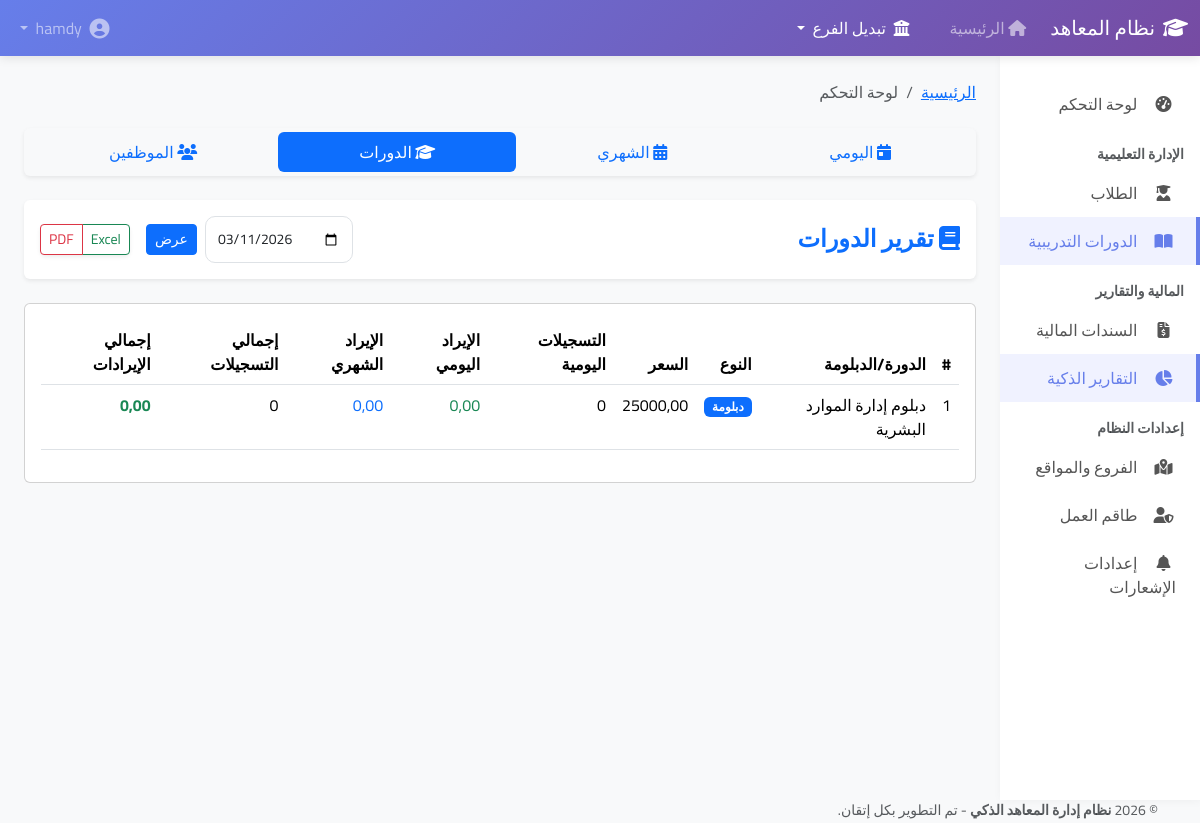
Screenshot of /reports/courses/ (signed in) with the database file from the repository.
### courses/models.py (models this page shows, shortened)
class Course(models.Model):
    COURSE_TYPE_CHOICES = [
        ('diploma', 'دبلومة'),
        ('course', 'دورة'),
    ]
    name = models.CharField(max_length=200, verbose_name='اسم الدورة/الدبلومة')
    code = models.CharField(max_length=20, unique=True, verbose_name='كود الدورة')
    course_type = models.CharField(max_length=10, choices=COURSE_TYPE_CHOICES, verbose_name='النوع')
    description = models.TextField(blank=True, verbose_name='الوصف')
    price = models.DecimalField(max_digits=10, decimal_places=2, verbose_name='السعر')
    duration_days = models.PositiveIntegerField(default=30, verbose_name='المدة (بالأيام)')
    branches = models.ManyToManyField(Branch, related_name='courses', verbose_name='الفروع المتاحة')
    is_active = models.BooleanField(default=True, verbose_name='نشطة')
    created_at = models.DateTimeField(auto_now_add=True, verbose_name='تاريخ الإنشاء')
    class Meta:
        verbose_name = 'دورة/دبلومة'
        verbose_name_plural = 'الدورات والدبلومات'
        ordering = ['-created_at']

### reports/views.py (the view, shortened to what this page needs)
# urls.py: path('courses/', views.courses_report, name='courses_report'),
@login_required
@permission_required('courses.view_course', raise_exception=True)
def courses_report(request):
    today = date.today()
    date_str = request.GET.get('date')
    selected_date = datetime.strptime(date_str, '%Y-%m-%d').date() if date_str else today
    month_start = selected_date.replace(day=1)
    next_month = selected_date.replace(day=28) + timedelta(days=4)
    month_end = next_month - timedelta(days=next_month.day)
    visible_branches = get_visible_branches(request.user)
    courses = Course.objects.filter(branches__in=visible_branches, is_active=True).distinct()
    courses_data = []
    for course in courses:
        total_data = Income.objects.filter(course=course, branch__in=visible_branches).aggregate(
            total_income=Sum('amount'),
            student_count=Count('student', distinct=True)
        )
        daily_data = Income.objects.filter(course=course, branch__in=visible_branches, date=selected_date).aggregate(
            income=Sum('amount'),
            count=Count('id', filter=Q(income_type='registration'))
        )
        monthly_data = Income.objects.filter(course=course, branch__in=visible_branches,
                                             date__range=[month_start, month_end]).aggregate(
            income=Sum('amount')
        )
        courses_data.append({
            'course': course,
            'daily_registrations': daily_data['count'] or 0,
            'daily_income': daily_data['income'] or 0,
            'monthly_income': monthly_data['income'] or 0,
            'total_registrations': total_data['student_count'] or 0,
            'total_income': total_data['total_income'] or 0,
        })
    export_type = request.GET.get('export')
    return render(request, 'reports/courses_report.html', {
        'courses_data': courses_data,
        'date': selected_date
    })

### branches/context_processors.py (called while the page is built)
def branch_context(request):
    if request.user.is_authenticated:
        user = request.user
        if user.is_superuser or user.user_type == 'admin':
            branches = Branch.objects.filter(is_active=True)
        elif user.user_type == 'regional_manager':
            branches = user.managed_branches.all()
        else:
            branches = Branch.objects.filter(id=user.branch_id) if user.branch else []
        return {
            'branches': branches,
            'is_global_view': branches.count() > 1 if hasattr(branches, 'count') else False
        }
    return {}

### reports/views.py (called while the page is built)
def get_visible_branches(user):
    if user.is_superuser or user.user_type == 'admin':
        return Branch.objects.filter(is_active=True)
    elif user.user_type == 'regional_manager':
        return user.managed_branches.all()
    else:
        return Branch.objects.filter(id=user.branch_id) if user.branch else Branch.objects.none()

### templates/reports/courses_report.html (shortened to what this page needs)
{% extends 'base.html' %}
{% block content %}
<ul class="nav nav-pills nav-fill mb-4 p-1 bg-light rounded shadow-sm">
    <li class="nav-item">
        <a class="nav-link {% if 'daily' in request.path %}active{% endif %}" href="{% url 'reports:daily_report' %}"><i class="fas fa-calendar-day"></i> اليومي</a>
    </li>
    <li class="nav-item">
        <a class="nav-link {% if 'monthly' in request.path %}active{% endif %}" href="{% url 'reports:monthly_report' %}"><i class="fas fa-calendar-alt"></i> الشهري</a>
    </li>
    <li class="nav-item">
        <a class="nav-link {% if 'courses' in request.path %}active{% endif %}" href="{% url 'reports:courses_report' %}"><i class="fas fa-graduation-cap"></i> الدورات</a>
    </li>
    <li class="nav-item">
        <a class="nav-link {% if 'employees' in request.path %}active{% endif %}" href="{% url 'reports:employees_report' %}"><i class="fas fa-users"></i> الموظفين</a>
    </li>
</ul>
<div class="card border-0 shadow-sm mb-4">
    <div class="card-body d-flex justify-content-between align-items-center flex-wrap">
        <h4 class="mb-0 text-primary fw-bold"><i class="fas fa-book"></i> تقرير الدورات</h4>
        <form method="get" class="d-flex align-items-center gap-2">
            <input type="date" name="date" class="form-control form-control-sm" value="{{ date|date:'Y-m-d' }}">
            <button type="submit" class="btn btn-primary btn-sm">عرض</button>
            <div class="btn-group shadow-sm ms-2">
                <a href="?export=excel&date={{ date|date:'Y-m-d' }}" class="btn btn-outline-success btn-sm">Excel</a>
                <a href="?export=pdf&date={{ date|date:'Y-m-d' }}" class="btn btn-outline-danger btn-sm">PDF</a>
            </div>
        </form>
    </div>
</div>
<div class="card">
    <div class="card-body">
        <div class="table-responsive">
            <table class="table table-hover">
                <thead>
                    <tr>
                        <th>#</th>
                        <th>الدورة/الدبلومة</th>
                        <th>النوع</th>
                        <th>السعر</th>
                        <th>التسجيلات اليومية</th>
                        <th>الإيراد اليومي</th>
                        <th>الإيراد الشهري</th>
                        <th>إجمالي التسجيلات</th>
                        <th>إجمالي الإيرادات</th>
                    </tr>
                </thead>
                <tbody>
                    {% for data in courses_data %}
                    <tr>
                        <td>{{ forloop.counter }}</td>
                        <td>{{ data.course.name }}</td>
                        <td>
                            <span class="badge {% if data.course.course_type == 'diploma' %}bg-primary{% else %}bg-info{% endif %}">
                                {{ data.course.get_course_type_display }}
                            </span>
                        </td>
                        <td>{{ data.course.price|floatformat:2 }}</td>
                        <td>{{ data.daily_registrations }}</td>
                        <td class="text-success">{{ data.daily_income|floatformat:2 }}</td>
                        <td class="text-primary">{{ data.monthly_income|floatformat:2 }}</td>
                        <td>{{ data.total_registrations }}</td>
                        <td class="fw-bold text-success">{{ data.total_income|floatformat:2 }}</td>
                    </tr>
                    {% endfor %}
                </tbody>
            </table>
        </div>
    </div>
</div>
{% endblock %}

### templates/base.html (style rules this page uses)
* { font-family: 'Cairo', sans-serif; }
body { background-color: #f8f9fa; overflow-x: hidden; }
.form-control { padding: 12px; border-radius: 10px; }

### rows the page displays
Course: course.name "دبلوم إدارة الموارد البشرية", course.course_type "دبلومة", course.price "25000,00", daily_registrations "0", daily_income "0,00", monthly_income "0,00", total_registrations "0", total_income "0,00"

### other values shown
{{ title|default:"لوحة التحكم" }} "لوحة التحكم"
